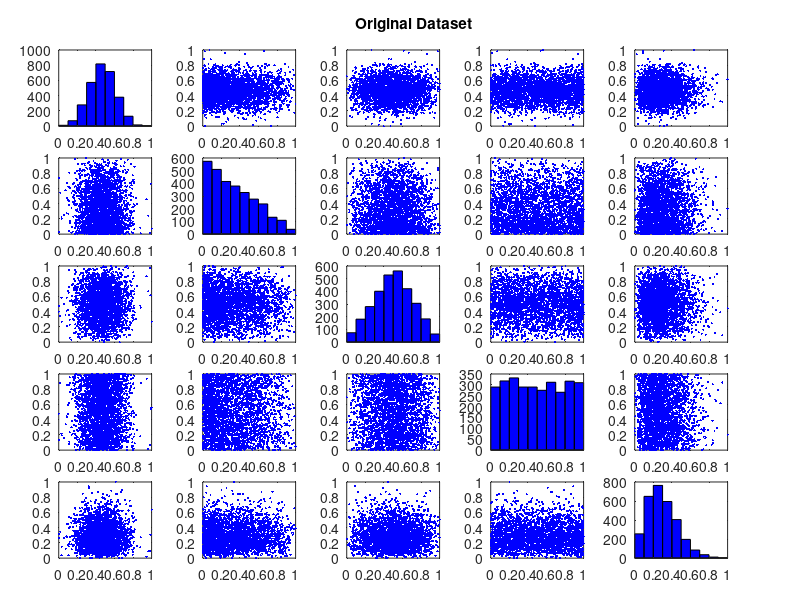

The MATLAB script that drew this image: (Note: this script raises an error after producing the figure.)
% This script demonstrates the results of the dataset shaping technique on
% randomly generated data points from 5 different distributions. If you 
% use this code in your research, please cite our paper:
%
% V. Vonikakis, R. Subramanian, S. Winkler. (2016). "Shaping Datasets: 
% Optimal Data Selection for Specific Target Distributions". 
% Proc. ICIP2016, Phoenix, USA, Sept. 25-28.




clear all;
close all;
 


%-----------------------------------------------------------main parameters

K=3000; %total data points
N=100; %subset of selected data
H=10; %quantization levels (integer)

%-------------------------------------------defining objective distribution

%please uncomment the target distribution you would like the final subset
%to have.

%--uniform distribution (balancing effect)
distribution_objective=ones(H,1); 
distribution_objective=distribution_objective./sum(distribution_objective);


%--gaussian distribution
% pd = makedist('Normal','mu',H/2,'sigma',1);
% x=((1:H)-0.5);
% distribution_objective = pdf(pd,x);
% distribution_objective=distribution_objective';


%--weibull distribution
% pd = makedist('Weibull','a',5,'b',2);
% x=((1:H)-0.5);
% distribution_objective = pdf(pd,x);
% distribution_objective=distribution_objective';


%--------------------------------------------------------------- input data

% generating random points with different distributions for each dimension
% and performing min-max normalization

%1st dimension: gaussian
pd = makedist('Normal','mu',0,'sigma',1);
q = random(pd,K,1);
q=q-min(q);
q=q./max(q);
A(:,1)=q;

%2nd dimension: Pareto
pd = makedist('GeneralizedPareto','k',-0.5,'sigma',1,'theta',0);
q = random(pd,K,1);
q=q-min(q);
q=q./max(q);
A(:,2)=q;

%3rd dimension: Triangular
pd = makedist('Triangular');
q = random(pd,K,1);
q=q-min(q);
q=q./max(q);
A(:,3)=q;

%4th dimension: uniform
pd = makedist('Uniform');
q = random(pd,K,1);
q=q-min(q);
q=q./max(q);
A(:,4)=q;

%5th dimension: nakagami
pd = makedist('Nakagami');
q = random(pd,K,1);
q=q-min(q);
q=q./max(q);
A(:,5)=q;


M=size(A,2);%total dimensions

%------------------------------------------------ quantizing data into bins

A_quantized=A;
A_quantized=A_quantized.*H;
A_quantized=floor(A_quantized);
A_quantized=A_quantized+1;
A_quantized(A_quantized==H+1)=H;

%------------------------------------- displaying the initial distributions

figure, [S,AX,BigAx,HISTs,HAx]=plotmatrix(A,'r.');
set(S,'Color','b','MarkerSize',5);
set(HISTs,'FaceColor','b');
% set(AX,'XLim',[0 1],'YLim',[0 1]);
title(BigAx,'Original Dataset')
xlabel('Dataset dimensions');
ylabel('Dataset dimensions');

for i=1:M-1
    for j=i+1:M
        axes(AX(i,j));
        h=lsline;
        set(h,'LineWidth',1,'Color','k')
        [Rp,Pp]=corr([A(:,i) A(:,j)],'type','Pearson');
        text(0.01,0.99,[num2str(round_simple(Rp(1,2),2)) ' (' num2str(round_simple(Pp(1,2),2)) ')'],'FontSize',10,'FontWeight','bold');
        
        axes(AX(j,i));
        h=lsline;
        set(h,'LineWidth',1,'Color','k')
        [Rp,Pp]=corr([A(:,j) A(:,i)],'type','Pearson');
        text(0.01,0.99,[num2str(round_simple(Rp(1,2),2)) ' (' num2str(round_simple(Pp(1,2),2)) ')'],'FontSize',10,'FontWeight','bold');
    end
end


%------------------------------------------------ Running MILP optimization

%getting the indexes of the observations that will be used in the subset
x  = SHAPE_DATASET(A_quantized,N,H,distribution_objective);

%getting the final subset based on the indexes provided by the optimizaiton
A_reduced=A(x,:);

%------------------------------------ depicting the resulting distributions

figure, [S,AX,BigAx,HISTs,HAx]=plotmatrix(A_reduced,'r.');
set(S,'Color','r','MarkerSize',5);
set(HISTs,'FaceColor','r');
% set(AX,'XLim',[0 1],'YLim',[0 1]);
title(BigAx,'Reduced Dataset')
xlabel('Dataset dimensions');
ylabel('Dataset dimensions');

for i=1:M-1
    for j=i+1:M
        axes(AX(i,j));
        h=lsline;
        set(h,'LineWidth',1,'Color','k')
        [Rp,Pp]=corr([A_reduced(:,i) A_reduced(:,j)],'type','Pearson');
        text(0.01,0.99,[num2str(round_simple(Rp(1,2),2)) ' (' num2str(round_simple(Pp(1,2),2)) ')'],'FontSize',10,'FontWeight','bold');
        
        axes(AX(j,i));
        h=lsline;
        set(h,'LineWidth',1,'Color','k')
        [Rp,Pp]=corr([A_reduced(:,j) A_reduced(:,i)],'type','Pearson');
        text(0.01,0.99,[num2str(round_simple(Rp(1,2),2)) ' (' num2str(round_simple(Pp(1,2),2)) ')'],'FontSize',10,'FontWeight','bold');
    end
end
